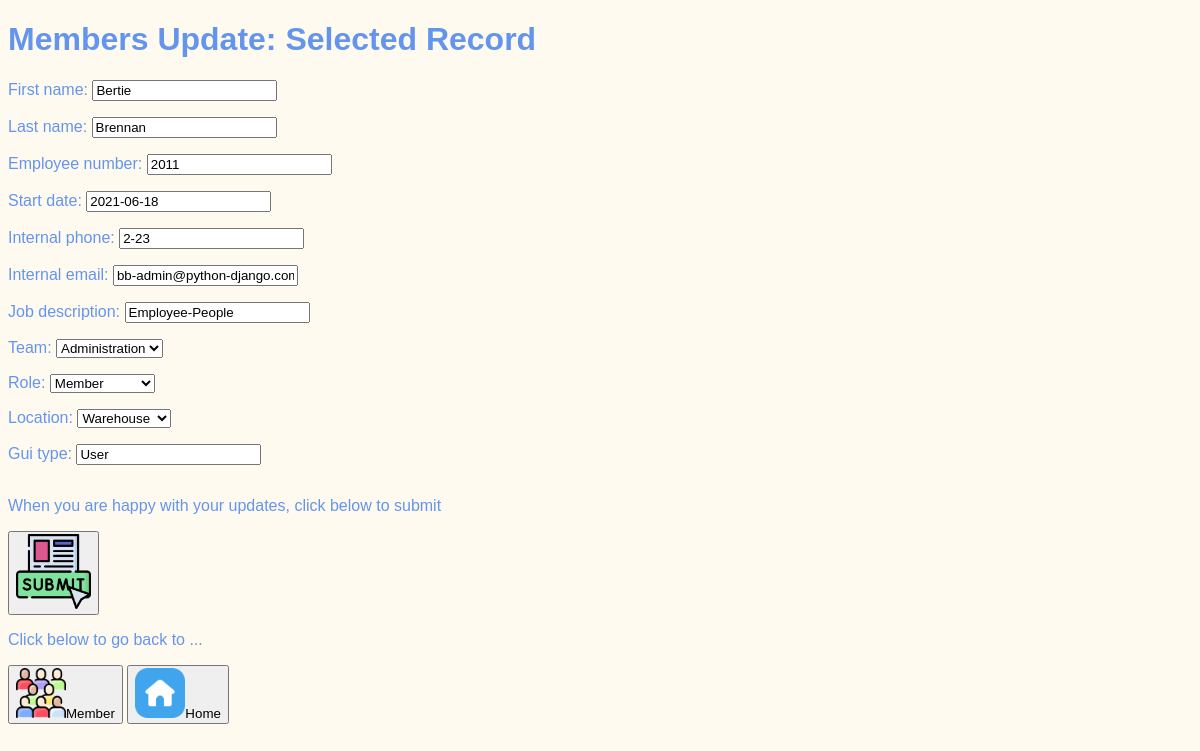
The page /category/memupd17 on the database as committed earlier.
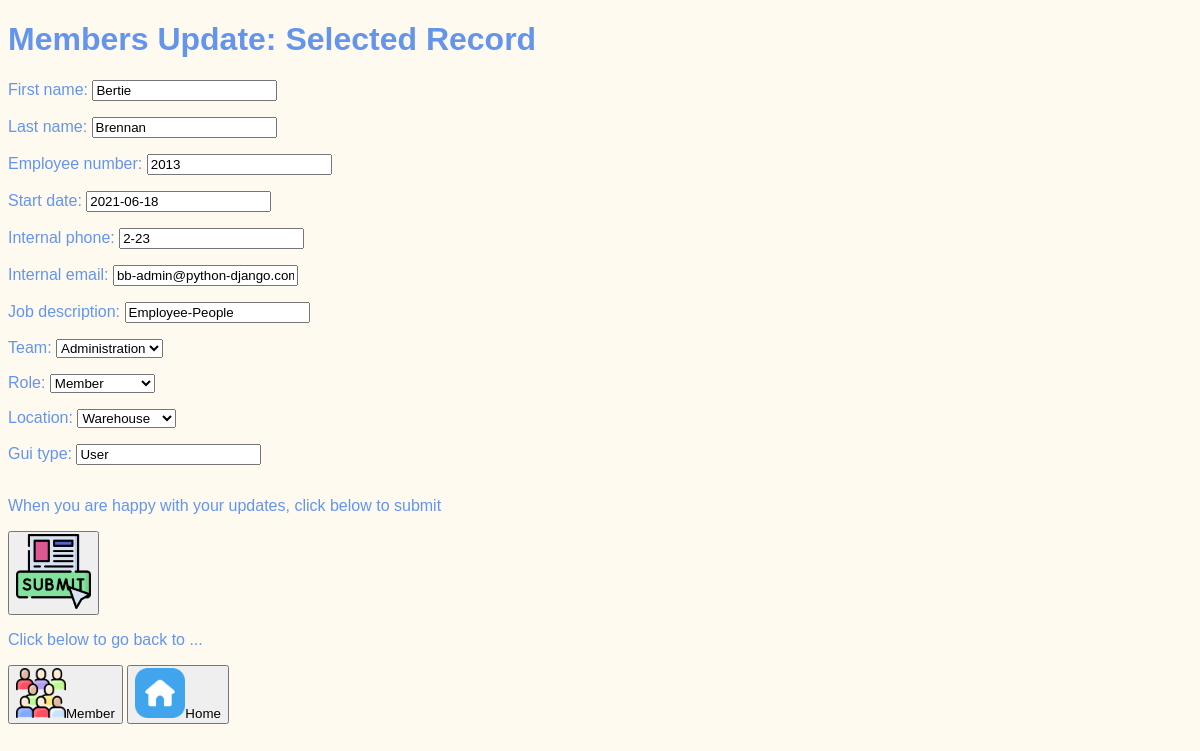
The same page on the database as committed later.
### category/models.py (models this page shows, shortened)
class Member(models.Model):
    first_name = models.CharField(max_length=15)
    last_name = models.CharField(max_length=15)
    employee_number = models.IntegerField()
    start_date = models.DateField()
    internal_phone = models.CharField(max_length=6)
    internal_email = models.EmailField(default="*_*@python-django.com")
    job_description = models.CharField(max_length=15)
    team = models.ForeignKey(Team, on_delete=models.CASCADE)
    role = models.ForeignKey(Role, on_delete=models.CASCADE)
    location = models.ForeignKey(Location, on_delete=models.CASCADE)
    gui_type = models.CharField(max_length=7, default="User")

### category/views.py (the view)
# urls.py: path('memupd<int:id>', views.update_existing_member, name="memberdetupd"),
def update_existing_member(request, id):
    member = Member.objects.get(id=id)
    if request.method == "POST":
        form = MemberForm(request.POST, instance=member)
        if form.is_valid():
            form.save()
            return redirect("members")
    else:
        form = MemberForm(instance=member)
    return render(request, "category/members_update_selection.html", {"form": form})

### category/forms.py
class MemberForm(forms.ModelForm):
    class Meta:
        model = Member
        fields = '__all__'

### category/models.py (called while the page is built)
    def __str__(self):
        return f"{self.team_name}"

    def __str__(self):
        return f"{self.location_name}"

    def __str__(self):
        return f"{self.role_title}"

### category/templates/category/members_update_selection.html (shortened to what this page needs)
{% extends "base.html" %}
{% load static %}
{% block content %}
<h1>Members Update: Selected Record</h1>
<form method="post">
  <table>
    {{ form.as_p }}
  </table>
  <p>When you are happy with your updates, click below to submit</p>
  <button type="submit"><img src="{% static 'tpwebsite/Submit.png' %}" width="75px" height="75px"></button>
</form>
  <p>Click below to go back to ...</p>
  <p>
    <a href="{% url 'member_page' %}"><button><img src="{% static 'tpwebsite/Member.png' %}" width="50px" height="50px">Member</button></a>
    <a href="{% url 'landing_page' %}"><button><img src="{% static 'tpwebsite/Home.png' %}" width="50px" height="50px">Home</button></a>
  </p>
{% endblock %}

Rows that differ between the two databases and show on the page:
changed Member "Bertie": employee_number "2011" → "2013"
